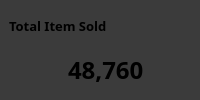
                <widget class="QWidget" name="widget_2" native="true">
                 <property name="minimumSize">
                  <size>
                   <width>170</width>
                   <height>90</height>
                  </size>
                 </property>
                 <property name="styleSheet">
                  <string notr="true">background-color: #3B3B3B;
border-radius:10px;
</string>
                 </property>
                 <layout class="QVBoxLayout" name="verticalLayout_33">
                  <property name="leftMargin">
                   <number>0</number>
                  </property>
                  <property name="topMargin">
                   <number>0</number>
                  </property>
                  <property name="bottomMargin">
                   <number>9</number>
                  </property>
                  <item>
                   <widget class="QWidget" name="widget_17" native="true">
                    <property name="minimumSize">
                     <size>
                      <width>0</width>
                      <height>25</height>
                     </size>
                    </property>
                    <layout class="QVBoxLayout" name="verticalLayout_34">
                     <property name="bottomMargin">
                      <number>0</number>
                     </property>
                     <item>
                      <widget class="QLabel" name="label_22">
                       <property name="font">
                        <font>
                         <family>Poppins SemiBold</family>
                         <pointsize>10</pointsize>
                         <bold>true</bold>
                        </font>
                       </property>
                       <property name="text">
                        <string>Total Item Sold</string>
                       </property>
                      </widget>
                     </item>
                    </layout>
                   </widget>
                  </item>
                  <item>
                   <widget class="QWidget" name="widget_74" native="true">
                    <property name="minimumSize">
                     <size>
                      <width>0</width>
                      <height>25</height>
                     </size>
                    </property>
                    <layout class="QHBoxLayout" name="horizontalLayout_31">
                     <property name="leftMargin">
                      <number>12</number>
                     </property>
                     <property name="topMargin">
                      <number>0</number>
                     </property>
                     <property name="rightMargin">
                      <number>0</number>
                     </property>
                     <property name="bottomMargin">
                      <number>0</number>
                     </property>
                     <item>
                      <widget class="QPushButton" name="pushButton_3">
                       <property name="minimumSize">
                        <size>
                         <width>30</width>
                         <height>30</height>
                        </size>
                       </property>
                       <property name="maximumSize">
                        <size>
                         <width>50</width>
                         <height>16777215</height>
                        </size>
                       </property>
                       <property name="text">
                        <string/>
                       </property>
                       <property name="icon">
                        <iconset>
                         <normaloff>:/iCons/icons/coffee-cup (2).png</normaloff>:/iCons/icons/coffee-cup (2).png</iconset>
                       </property>
                       <property name="iconSize">
                        <size>
                         <width>40</width>
                         <height>50</height>
                        </size>
                       </property>
                       <property name="checkable">
                        <bool>true</bool>
                       </property>
                      </widget>
                     </item>
                     <item>
                      <widget class="QLabel" name="Dash_Total_Items_Sold">
                       <property name="font">
                        <font>
                         <family>Poppins Black</family>
                         <pointsize>18</pointsize>
                         <bold>true</bold>
                        </font>
                       </property>
                       <property name="text">
                        <string>48,760</string>
                       </property>
                      </widget>
                     </item>
                    </layout>
                   </widget>
                  </item>
                 </layout>
                </widget>
